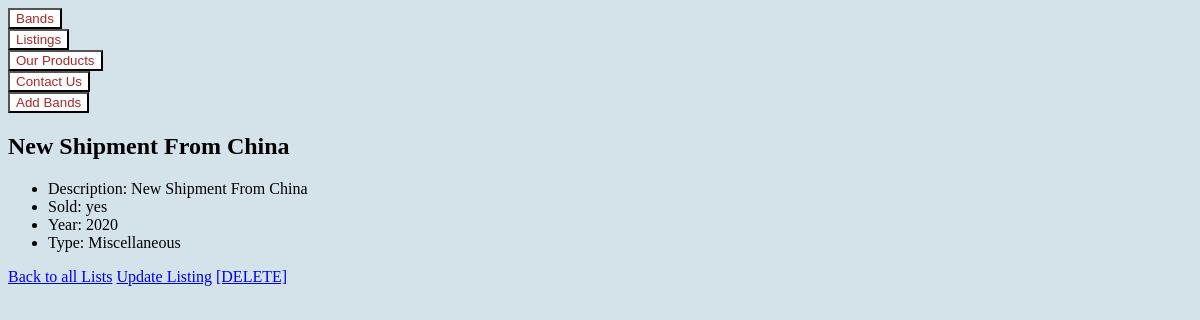
Page /listings/2/ on the committed database.
### listings/models.py (models this page shows, shortened)
class Listing(models.Model):
    class Type(models.TextChoices):
        RECORDS = 'RC'
        CLOTHING = 'CL'
        POSTERS = 'PT'
        MISCELLANEOUS = 'MC'
    description = models.fields.CharField(max_length=150)
    sold = models.fields.BooleanField(default=False)
    year = models.fields.IntegerField(validators=[MinValueValidator(1900), MaxValueValidator(2023)],null=True)
    type = models.fields.CharField(choices=Type.choices, max_length=50)
    Band = models.ForeignKey(band, null=True, on_delete=models.SET_NULL)

### listings/views.py (the view)
# urls.py: path('listings/<int:id>/', views.listing_detail, name='listing-detail'),
def listing_detail(request, id):
    listings = Listing.objects.get(id=id)
    return render(request, 'listings/listing_detail.html', {'listings':listings})

### listings/templates/listings/listing_detail.html
{% extends 'listings/base.html' %}
{% block content %}
    <h2> {{ listings.description }}</h2>
    <ul>
        <li>Description: {{listings.description}}</li>
        <li>Sold: {{listings.sold|yesno}}</li>
        <li>Year: {{listings.year}}</li>
        <li>Type: {{listings.get_type_display}}</li>
    </ul>
    <a href="{% url 'Listings-list' %}">Back to all Lists</a>
    <a href="{% url 'update-listing' listings.id %}">Update Listing</a>
    <a href="{% url 'delete-listing' listings.id %}">[DELETE]</a>
{% endblock %}

### listings/static/listings/styles.css (style rules this page uses)
* { background: rgb(212, 226, 233); }
ul { position: -webkit-sticky; position: sticky; top: 0; }

### rows in the picture
Listing: description "New Shipment From China", sold "yes", year "2020", type "Miscellaneous"
